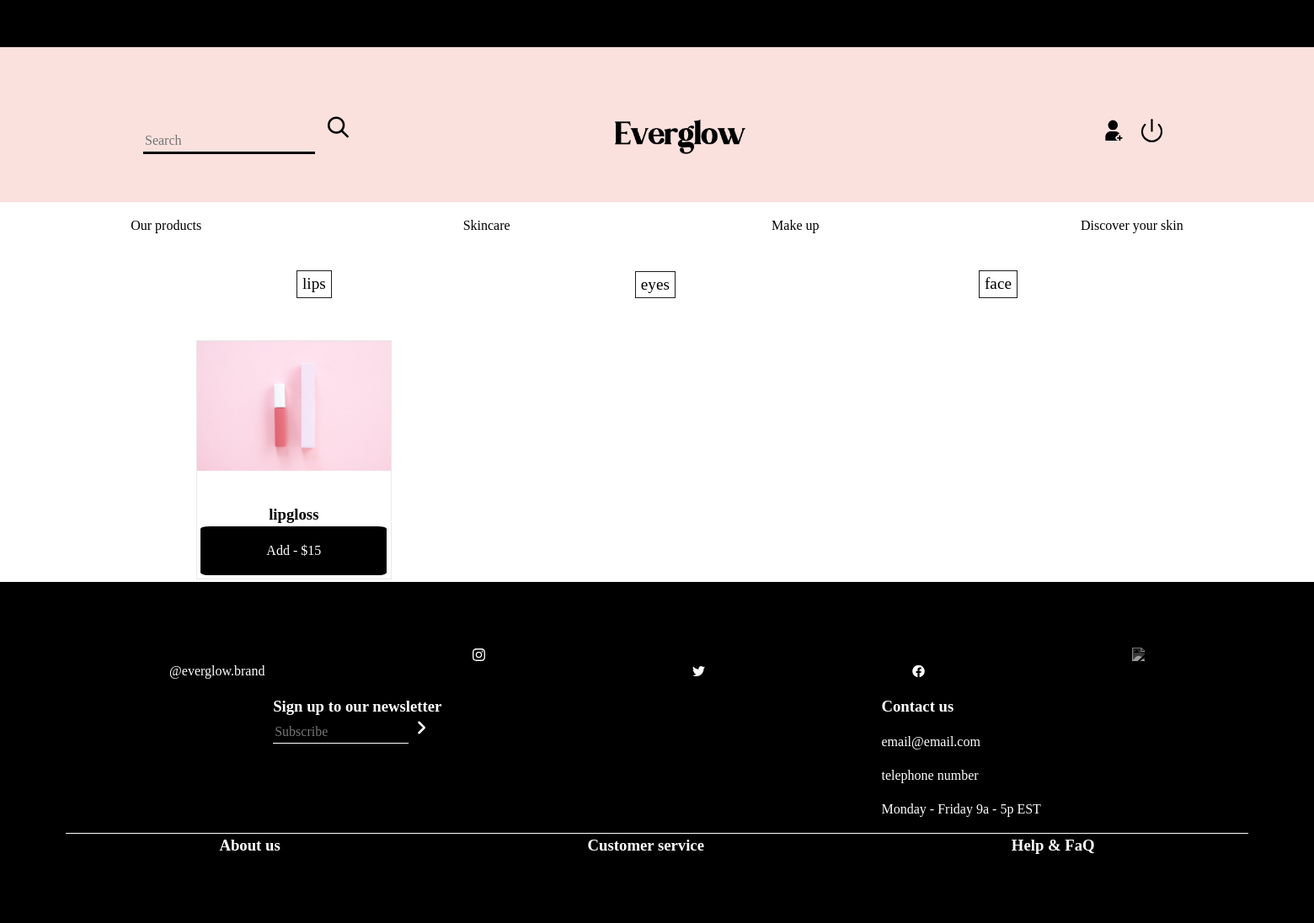
Screenshot of /products/makeup with the database file from the repository.
### tables this page shows
CREATE TABLE IF NOT EXISTS `sous_categories` (
  `id` int(11) NOT NULL AUTO_INCREMENT,
  `id_categorie` int(11) NOT NULL,
  `name` varchar(255) NOT NULL,
  PRIMARY KEY (`id`),
  KEY `relation_sous_cat` (`id_categorie`)
);

CREATE TABLE IF NOT EXISTS `products` (
  `id` int(11) NOT NULL AUTO_INCREMENT,
  `name` varchar(255) NOT NULL,
  `description` varchar(1000) NOT NULL,
  `price` float NOT NULL,
  `id_categorie` int(11) NOT NULL,
  `id_sous_categorie` int(11) NOT NULL,
  `tags` varchar(1000) DEFAULT NULL,
  PRIMARY KEY (`id`),
  KEY `relation_product_cat` (`id_categorie`),
  KEY `relation_product_sous_cat` (`id_sous_categorie`)
);

### libraries/Renderer.php (called while the page is built, shortened)
<?php
class Renderer {
    public static function render(string $fichier, array $donnees = [], string $template = 'layout')
    {
        extract($donnees);
        require_once 'views/'.$fichier.'.html.php';
    }
}

### index.php (called while the page is built, shortened)
<?php
Router::process();
?>

### models/CategoriesModel.php (called while the page is built, shortened)
<?php
class CategoriesModel extends Model
{
    public function __construct()
    {
        $this->table = "categories";
    }
}

### libraries/Database.php (called while the page is built)
<?php
class Database
{
    protected static $instance = null;
    public static function getPdo()
    {
        if(self::$instance == null){
        try {
        self::$instance = new PDO('mysql:host=localhost;dbname=boutique;charset=utf8', 'root', '', [
            PDO::ATTR_ERRMODE => PDO::ERRMODE_EXCEPTION,
            PDO::ATTR_DEFAULT_FETCH_MODE => PDO::FETCH_ASSOC
        ]);
        } catch (PDOException $e) {
            die('Erreur : ' .$e->getMessage());
        }
        }
        return self::$instance;
    }
}

### models/Model.php (called while the page is built, shortened)
<?php
class Model extends Database
{
    protected $table;
    public function requete($sql, ?array $attributs = null){
        $this->database = DataBase::getPdo();
        if ($attributs !== null){
            $query = $this->database->prepare($sql);
            $query->execute($attributs);
            return $query;
        } else {
            return $this->database->query($sql);
        }
    }
    public function findBy(array $criteres)
    {
        $champs = [];
        $valeurs = [];
        foreach($criteres as $champ => $valeur){
            $champs[] = "$champ = ?";
            $valeurs[] = $valeur;
        }
        $liste_champs = implode(' AND ', $champs);
        return $this->requete('SELECT * FROM '.$this->table.' WHERE '. $liste_champs, $valeurs)->fetchAll();
    }
    public function findAll()
    {
        $query = $this->requete('SELECT * FROM '. $this->table);
        $find_all = $query->fetchAll();
        return $find_all;
    }
}

### models/SousCategoriesModel.php (called while the page is built, shortened)
<?php
class SousCategoriesModel extends Model
{
    public function __construct()
    {
        $this->table = "sous_categories";
    }
}

### models/ProductsModel.php (called while the page is built, shortened)
<?php
class ProductsModel extends Model
{
    public function findByCat($id_categorie)
    {
        $this->database = DataBase::getPdo();
        $findByCat=$this->database->prepare('SELECT products.*, GROUP_CONCAT(images.url_image) as url FROM products INNER JOIN images ON products.id = images.id_product WHERE products.id_categorie=:id_categorie GROUP BY images.id_product');
        $findByCat -> execute(['id_categorie' => $id_categorie]);
        $resultProductCat = $findByCat -> fetchAll();
        return($resultProductCat);
    }
}

### views/products/allProducts.html.php (the view, shortened to what this page needs)
<?php
if (!isset($url[1]))
{
?>
<article class = "allProducts_wrapper">
<?php
    foreach($findAllProducts as $allProducts) {
        $images = explode(',', $allProducts['url']);
        ?>
        <div class='bestsellers-products'>
            <div class="bestsellers-img">
                <img src='uploads/<?= $images[0] ?>'/>
            </div>
            <div class='intern-case'>
                <h3><a href='products/<?= $allProducts['id'] ?>'><?= $allProducts['name'] ?></a></h3>
                <a href='products/<?= $allProducts['id'] ?>'><button><p id=''>Add  -  $<?= $allProducts['price'] ?></p></button></a>
            </div>
        </div>
        <?php
    }
    ?>
    </article>
    <?php
}
elseif (isset($url[1]) && !isset($url[2]))
{
    ?>
    <article class="Souscat">
        <ul class="listSousCat">
            <?php
                foreach($findSousCategories as $sousCategories)
                {
                    ?>
                    <li class="listCat">
                        <a href="products/<?= $findCat[0]['name'] ?>/<?= $sousCategories['name'] ?>"><button><?= $sousCategories['name'] ?></button></a>
                    </li>
                    <?php
                }
            ?>
        </ul>
    </article>
    <article class = "allProducts_wrapper">
    <?php
        foreach($findProductByCategorie as $allProductsCat) {
            $images = explode(',', $allProductsCat['url']);
            ?>
            <div class='bestsellers-products'>
                <div class="bestsellers-img">
                    <img src='uploads/<?= $images[0] ?>'/>
                </div>
                <div class='intern-case'>
                    <h3><a href='products/<?= $allProductsCat['id'] ?>'><?= $allProductsCat['name'] ?></a></h3>
                    <a href='products/<?= $allProductsCat['id'] ?>'><button><p id=''>Add  -  $<?= $allProductsCat['price'] ?></p></button></a>
                </div>
            </div>
            <?php
        }
        ?>
        </article>
 <?php
}
    ?>

### style.css (style rules this page uses)
:root { --clr-black: 0, 0, 0; --clr-white: 255, 255, 255; --clr-lightpink: 250, 225, 221; --clr-pink: 254, 197, 187; --clr-mint: 216, 226, 220; --clr-lightgrey: 232, 232, 228; }
*, *::before, *::after { box-sizing: border-box; }
body, h1, h2, h3, h4, figure, picture { margin: 0; padding: 0; }
html { padding: 0; margin: 0; width: 100%; }
body { line-height: 1.5; min-height: 100vh; }
img, picture { max-width: 100%; display: block; }
input, button, textarea, select { font: inherit; }
ul { list-style-type: none; }
a { text-decoration: none; }
@media (min-width: 1224px) { .bestsellers-img { width: 230px; height: 80%; } }
@media (min-width: 1224px) { .bestsellers-img img { object-fit: cover; height: 100%; width: 100%; } }
.bestsellers-products { display: flex; flex-direction: column; margin-left: 5%; margin-top: 3%; border: 1px solid rgb(var(--clr-lightgrey)); }
.intern-case { padding: 2%; }
.bestsellers-products h3 { text-align: center; margin-top: 15%; font-family: LoremIpsum; }
.bestsellers-products a { color: #000; }
.bestsellers-products button { background-color: #000; color: white; border: none; width: 100%; border-radius: 5%; font-family: LoremIpsum; cursor: pointer; }
.listCat a button { font-family: "LoremIpsumV2"; font-size: 2.4vh; }
@media (min-width: 821px) { .listCat a button { font-family: "LoremIpsumV2"; font-size: 2.4vh; } }
.allProducts_wrapper { display: flex; flex-wrap: wrap; }
.Souscat { width: 100%; height: 7vh; position: sticky; position: -webkit-sticky; top: 0; background-color: white; }
.Souscat ul { padding-left: 0; align-items: center; display: flex; flex-direction: row-reverse; justify-content: center; margin-bottom: 5vh; }
.Souscat button { margin-top: 20%; border: 1px solid rgb(27, 27, 27); background-color: white; cursor: pointer; }
@media (min-width: 821px) { .Souscat ul { justify-content: space-around; } }

### rows the page displays
sous_categories: name "face"
sous_categories: name "eyes"
sous_categories: name "lips"
products: name "lipgloss", price "15"
